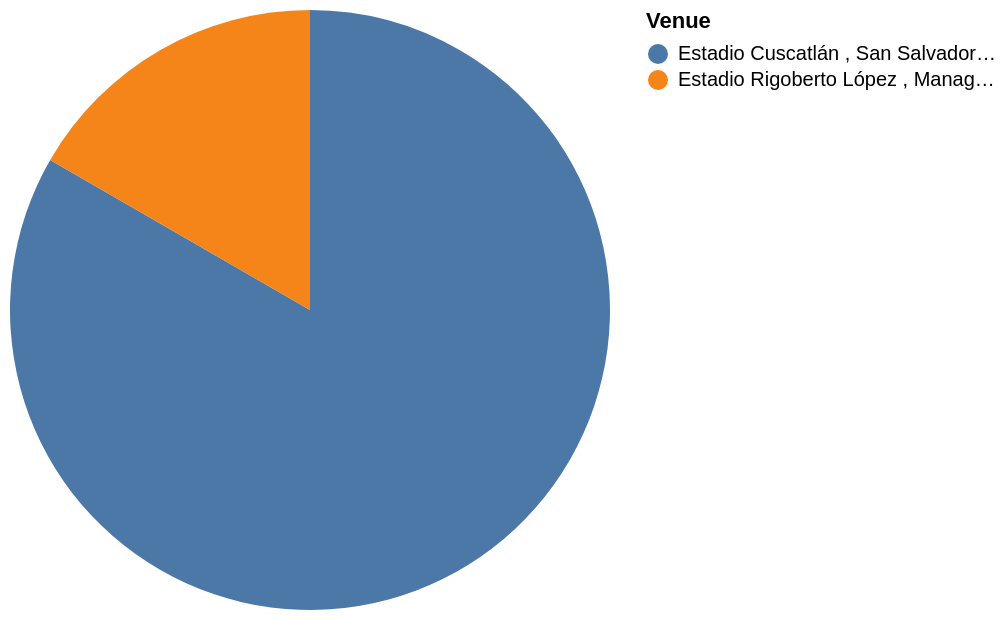

Source (Vega-Lite JSON):
### Vega-Lite specification from a JSON file in a GitHub repository (floating-point values rounded to 4 significant figures)
{"data": {"values": [{"x_data": "Estadio Cuscatlán , San Salvador , El Salvador", "y_data": 5}, {"x_data": "Estadio Rigoberto López , Managua , Nicaragua", "y_data": 1}]}, "mark": "arc", "encoding": {"theta": {"field": "y_data", "type": "quantitative", "title": "COUNT(Venue)"}, "color": {"field": "x_data", "type": "nominal", "title": "Venue"}}}
